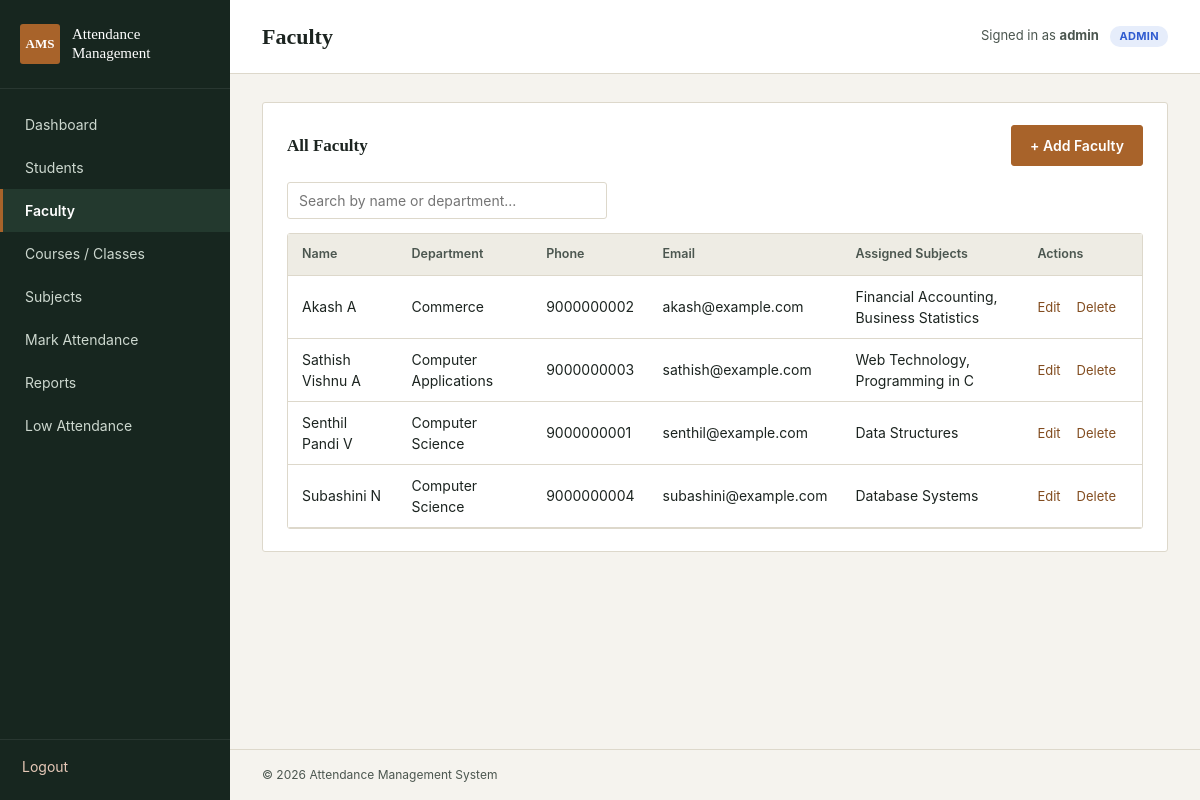
The page /faculty/list.php (signed in) on the database its author committed.
### tables this page shows
CREATE TABLE IF NOT EXISTS faculty (
    id INT AUTO_INCREMENT PRIMARY KEY,
    name VARCHAR(100) NOT NULL,
    department VARCHAR(100) DEFAULT NULL,
    phone VARCHAR(20) DEFAULT NULL,
    email VARCHAR(100) DEFAULT NULL,
    password VARCHAR(255) DEFAULT NULL
);

### faculty/list.php (the view, shortened to what this page needs)
<?php
$root = '../';
require_once $root . 'config/db.php';
require_once $root . 'includes/auth.php';
require_once $root . 'includes/admin_only.php';
$sql = "
    SELECT f.*, GROUP_CONCAT(s.subject_name SEPARATOR ', ') AS subjects
    FROM faculty f
    LEFT JOIN subjects s ON s.faculty_id = f.id
    GROUP BY f.id
    ORDER BY f.name ASC
";
$result = mysqli_query($conn, $sql);
require_once $root . 'includes/header.php';
?>
<div class="panel">
    <div class="panel-header">
        <h2>All Faculty</h2>
        <a href="add.php" class="btn">+ Add Faculty</a>
    </div>
    <div class="form-group" style="max-width:320px;">
        <input type="text" placeholder="Search by name or department..." data-table-search="faculty-table">
    </div>
    <div class="table-wrap">
    <table id="faculty-table">
        <thead>
            <tr>
                <th>Name</th>
                <th>Department</th>
                <th>Phone</th>
                <th>Email</th>
                <th>Assigned Subjects</th>
                <th>Actions</th>
            </tr>
        </thead>
        <tbody>
            <?php if (mysqli_num_rows($result) === 0): ?>
                <tr><td colspan="6" class="empty-state">No faculty added yet.</td></tr>
            <?php else: ?>
                <?php while ($row = mysqli_fetch_assoc($result)): ?>
                <tr>
                    <td><?php echo htmlspecialchars($row['name']); ?></td>
                    <td><?php echo htmlspecialchars($row['department'] ?: '—'); ?></td>
                    <td><?php echo htmlspecialchars($row['phone'] ?: '—'); ?></td>
                    <td><?php echo htmlspecialchars($row['email'] ?: '—'); ?></td>
                    <td><?php echo htmlspecialchars($row['subjects'] ?: '—'); ?></td>
                    <td class="actions-cell">
                        <a href="edit.php?id=<?php echo $row['id']; ?>">Edit</a>
                        <a href="delete.php?id=<?php echo $row['id']; ?>" data-confirm="Delete this faculty member?">Delete</a>
                    </td>
                </tr>
                <?php endwhile; ?>
            <?php endif; ?>
        </tbody>
    </table>
    </div>
</div>
<?php require_once $root . 'includes/footer.php'; ?>

### css/style.css (style rules this page uses)
:root { --ink: #1c2420; --ink-soft: #4b564f; --paper: #f5f3ee; --panel: #ffffff; --line: #ddd8cb; --sidebar: #17261f; --sidebar-text: #cdd8cf; --sidebar-active: #23392e; --accent: #a8632a; --accent-dark: #824c1f; --present: #2f6b46; --present-bg: #e7f1ea; --absent: #9c3b2c; --absent-bg: #f6e6e2; --radius: 3px; --font-heading: 'Iowan Old Style', 'Palatino Linotype', Palatino, Georgia, serif; --font-body: -apple-system, 'Segoe UI', Roboto, Helvetica, Arial, sans-serif; }
* { box-sizing: border-box; }
html, body { margin: 0; padding: 0; background: var(--paper); color: var(--ink); font-family: var(--font-body); font-size: 15px; line-height: 1.5; }
h1, h2, h3, h4 { font-family: var(--font-heading); font-weight: 600; color: var(--ink); margin: 0 0 0.6em 0; }
a { color: var(--accent-dark); text-decoration: none; }
.panel { background: var(--panel); border: 1px solid var(--line); border-radius: var(--radius); padding: 22px 24px; margin-bottom: 24px; }
.panel-header { display: flex; justify-content: space-between; align-items: center; margin-bottom: 16px; }
.panel-header h2 { font-size: 17px; margin: 0; }
.form-group { display: flex; flex-direction: column; gap: 6px; margin-bottom: 14px; }
input[type=text], input[type=password], input[type=date], input[type=email], input[type=tel], input[type=number], select, textarea { padding: 9px 11px; border: 1px solid var(--line); border-radius: var(--radius); background: var(--panel); font-family: var(--font-body); font-size: 14px; color: var(--ink); }
.btn { display: inline-block; padding: 9px 18px; border-radius: var(--radius); border: 1px solid var(--accent); background: var(--accent); color: #fff; font-size: 14px; font-weight: 600; cursor: pointer; font-family: var(--font-body); }
table { width: 100%; border-collapse: collapse; background: var(--panel); font-size: 14px; }
thead th { text-align: left; padding: 11px 14px; background: #eeece4; border-bottom: 1px solid var(--line); font-weight: 600; color: var(--ink-soft); font-size: 12.5px; }
tbody td { padding: 10px 14px; border-bottom: 1px solid var(--line); vertical-align: middle; }
.table-wrap { overflow-x: auto; border: 1px solid var(--line); border-radius: var(--radius); }
.table-wrap table { border: none; }
.actions-cell { white-space: nowrap; }
.actions-cell a { margin-right: 12px; font-size: 13px; }

### rows shown on the page
faculty: name "Akash A", department "Commerce", phone "9000000002", email "akash@example.com", subjects "Financial Accounting, Business Statistics"
faculty: name "Sathish Vishnu A", department "Computer Applications", phone "9000000003", email "sathish@example.com", subjects "Web Technology, Programming in C"
faculty: name "Senthil Pandi V", department "Computer Science", phone "9000000001", email "senthil@example.com", subjects "Data Structures"
faculty: name "Subashini N", department "Computer Science", phone "9000000004", email "subashini@example.com", subjects "Database Systems"

### other values the page prints
$page_title "Faculty"
$_SESSION['user_name'] "admin"
